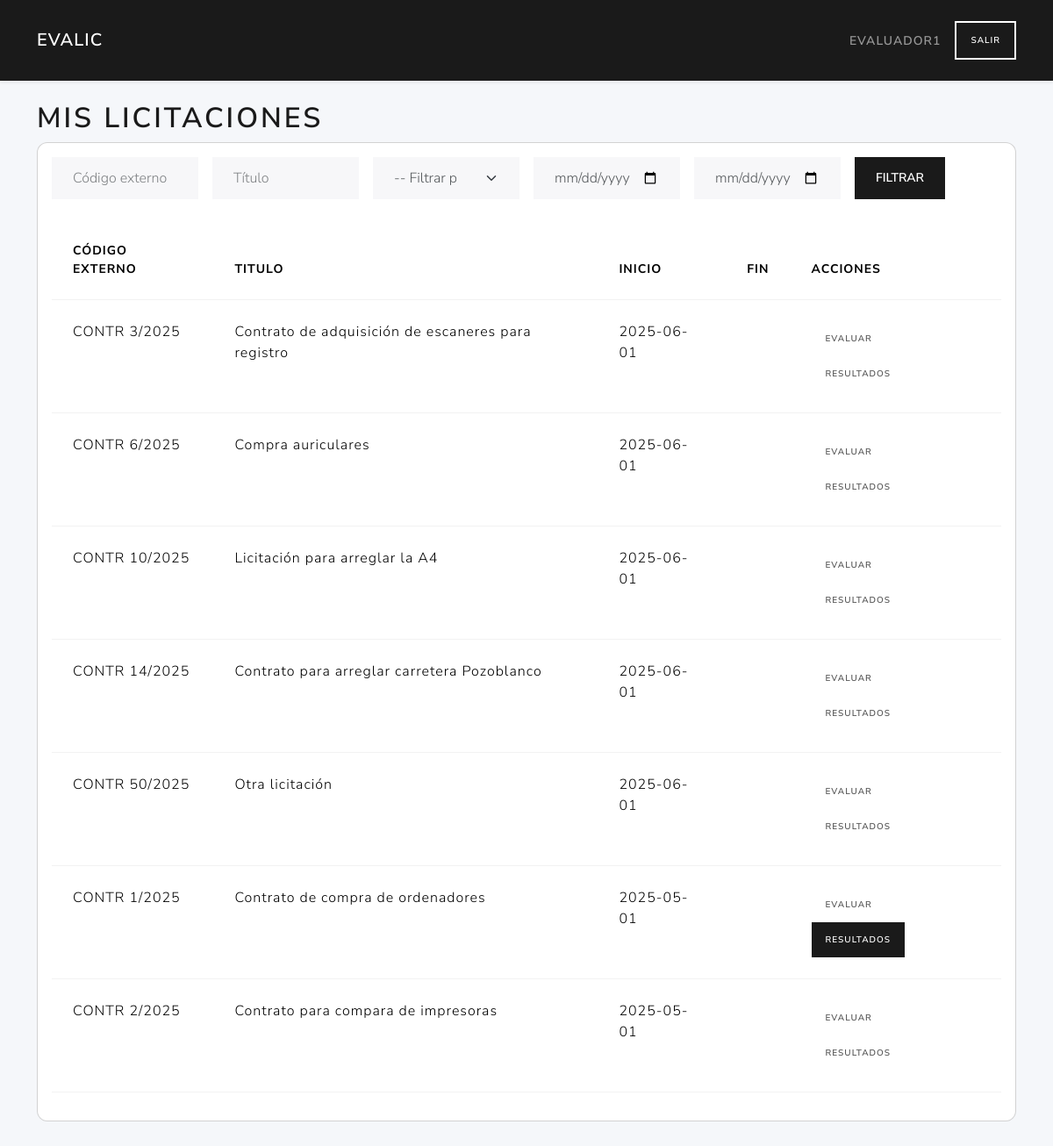
Screenshot of /evaluador/ (signed in) with the database file from the repository.
### tables this page shows
CREATE TABLE licitaciones (
        id INTEGER PRIMARY KEY AUTOINCREMENT,
        user_id INTEGER NOT NULL,
        external_id TEXT NOT NULL,
        title TEXT NOT NULL,
        description TEXT,
        fecha_inicio TEXT NOT NULL,
        fecha_adjudicacion TEXT,
        FOREIGN KEY (user_id) REFERENCES users(id)
    );

### routes/evaluador_routes.py (the view, shortened to what this page needs)
@evaluador_bp.route('/', methods=('GET',))
def index():
    if 'user_id' not in session or session.get('role_id') != 3:
        return redirect(url_for('auth.login'))
    user_id = session.get('user_id')
    licitaciones = listar_por_evaluador( session['user_id'])
    external_id  = request.args.get('external_id', '').strip()
    title        = request.args.get('title', '').strip()
    fecha_tipo   = request.args.get('fecha_tipo', '')
    fecha_desde  = request.args.get('fecha_desde', '')
    fecha_hasta  = request.args.get('fecha_hasta', '')
    if external_id:
       licitaciones = [
           l for l in licitaciones
           if external_id.lower() in (l['external_id'] or '').lower()
       ]
    if title:
       licitaciones = [
           l for l in licitaciones
           if title.lower() in (l['title'] or '').lower()
       ]
    page = request.args.get('page', 1, type=int)
    per_page = current_app.config.get('LIC_PER_PAGE', 10)
    total = len(licitaciones)
    total_pages = ceil(total / per_page) if total else 1
    start = (page - 1) * per_page
    end = start + per_page
    licitaciones = licitaciones[start:end]
    print (licitaciones)
    return render_template(
        'evaluador/index.html',
        licitaciones=licitaciones,
        total_pages=total_pages,
        current_page=page,
        request=request
    )

### models/dao.py (called while the page is built)
def close_connection(exception):
    db = getattr(g, '_database', None)
    if db is not None:
        db.close()

def get_db(app):
    if 'sqlite_db' not in g:
        g.sqlite_db = sqlite3.connect(
            app.config['DATABASE'],
            detect_types=sqlite3.PARSE_DECLTYPES
        )
        g.sqlite_db.row_factory = sqlite3.Row
    return g.sqlite_db

### models/evaluaciones_data.py (called while the page is built)
def fetch_licitaciones_by_evaluator(db, evaluator_id):
    sql = '''
        SELECT
            l.id,
            l.external_id,
            l.title,
            l.description,
            l.fecha_inicio,
            l.fecha_adjudicacion,
            sub.nombre AS etapa_actual
        FROM licitaciones l
        INNER JOIN licitaciones_evaluadores le ON l.id = le.licitacion_id
        LEFT JOIN (
            SELECT e.licitacion_id, f.nombre
            FROM etapas e
            INNER JOIN fases f ON e.fase_id = f.id
            WHERE e.fecha_inicio = (
                SELECT MAX(e2.fecha_inicio)
                FROM etapas e2
                WHERE e2.licitacion_id = e.licitacion_id
            )
        ) sub ON l.id = sub.licitacion_id
        WHERE le.usuario_id = ?
        ORDER BY l.fecha_inicio DESC
'''
    return db.execute(sql, (evaluator_id,)).fetchall()

### services/evaluaciones_service.py (called while the page is built)
def listar_por_evaluador( evaluador_id):
    db = get_db(current_app)
    return fetch_licitaciones_by_evaluator(db, evaluador_id)

### templates/evaluador/index.html (shortened to what this page needs)
{% extends 'base.html' %}
{% block content %}
<h1>Mis licitaciones</h1>
<div class="card mb-4">
  <div class="card-body">
    <form method="get" class="row g-3 mb-4 flex-nowrap">
      <div class="col-md-2">
        <input type="text" name="external_id" class="form-control" placeholder="Código externo" value="{{ request.args.get('external_id', '') }}">
      </div>
      <div class="col-md-2">
        <input type="text" name="title" class="form-control" placeholder="Título" value="{{ request.args.get('title', '') }}">
      </div>
      <div class="col-md-2">
        <select name="fecha_tipo" class="form-select">
          <option value="">-- Filtrar por fecha --</option>
        </select>
      </div>
      <div class="col-md-2">
        <input type="date" name="fecha_desde" class="form-control" value="{{ request.args.get('fecha_desde', '') }}">
      </div>
      <div class="col-md-2">
        <input type="date" name="fecha_hasta" class="form-control" value="{{ request.args.get('fecha_hasta', '') }}">
      </div>
      <div class="col-md-2">
        <button type="submit" class="btn btn-primary">Filtrar</button>
      </div>
    </form>
    <table class="table">
      <thead>
        <tr>
        <th>Código externo</th>
        <th>Titulo</th>
        <th>Inicio</th>
        <th>Fin</th>
        <th>Acciones</th>
      </tr>
    </thead>
    <tbody>
      {% for lic in licitaciones %}
      <tr>
        <td>{{ lic.external_id }}</td>
        <td>{{ lic.title }}</td>
        <td>{{ lic.fecha_inicio }}</td>
        <td>{{ lic.fecha_fin }}</td>
        <td>
          {% if lic.etapa_actual == 'Sobre2' %}
            <a href="{{ url_for('evaluador.evaluar', licitacion_id=lic.id) }}" class="btn btn-warning btn-sm">Evaluar</a>
          {% else %}
            <a href="{{ url_for('evaluador.evaluar', licitacion_id=lic.id) }}" class="btn btn-secondary btn-sm disabled" tabindex="-1" aria-disabled="true">Evaluar</a>
          {% endif %}
          {% if lic.etapa_actual == 'Cerrada' %}
            <a href="{{ url_for('evaluador.informe', licitacion_id=lic.id) }}" class="btn btn-primary btn-sm">Resultados</a>
          {% else %}
            <a href="{{ url_for('evaluador.informe', licitacion_id=lic.id) }}" class="btn btn-secondary btn-sm disabled" tabindex="-1" aria-disabled="true">Resultados</a>
          {% endif %}
        </td>
      </tr>
      {% endfor %}
    </tbody>
    </table>
  </div>
</div>
{% endblock %}

### templates/base.html (style rules this page uses)
body { background:#f5f7fa; }
.card { border-radius:.75rem; }

### rows the page displays
licitaciones: external_id "CONTR 3/2025", title "Contrato de adquisición de escaneres para registro", fecha_inicio "2025-06-01"
licitaciones: external_id "CONTR 6/2025", title "Compra auriculares", fecha_inicio "2025-06-01"
licitaciones: external_id "CONTR 10/2025", title "Licitación para arreglar la A4", fecha_inicio "2025-06-01"
licitaciones: external_id "CONTR 14/2025", title "Contrato para arreglar carretera Pozoblanco", fecha_inicio "2025-06-01"
licitaciones: external_id "CONTR 50/2025", title "Otra licitación", fecha_inicio "2025-06-01"
licitaciones: external_id "CONTR 1/2025", title "Contrato de compra de ordenadores", fecha_inicio "2025-05-01"
licitaciones: external_id "CONTR 2/2025", title "Contrato para compara de impresoras", fecha_inicio "2025-05-01"

### other values shown
{{ session['username'] }} "EVALUADOR1"
